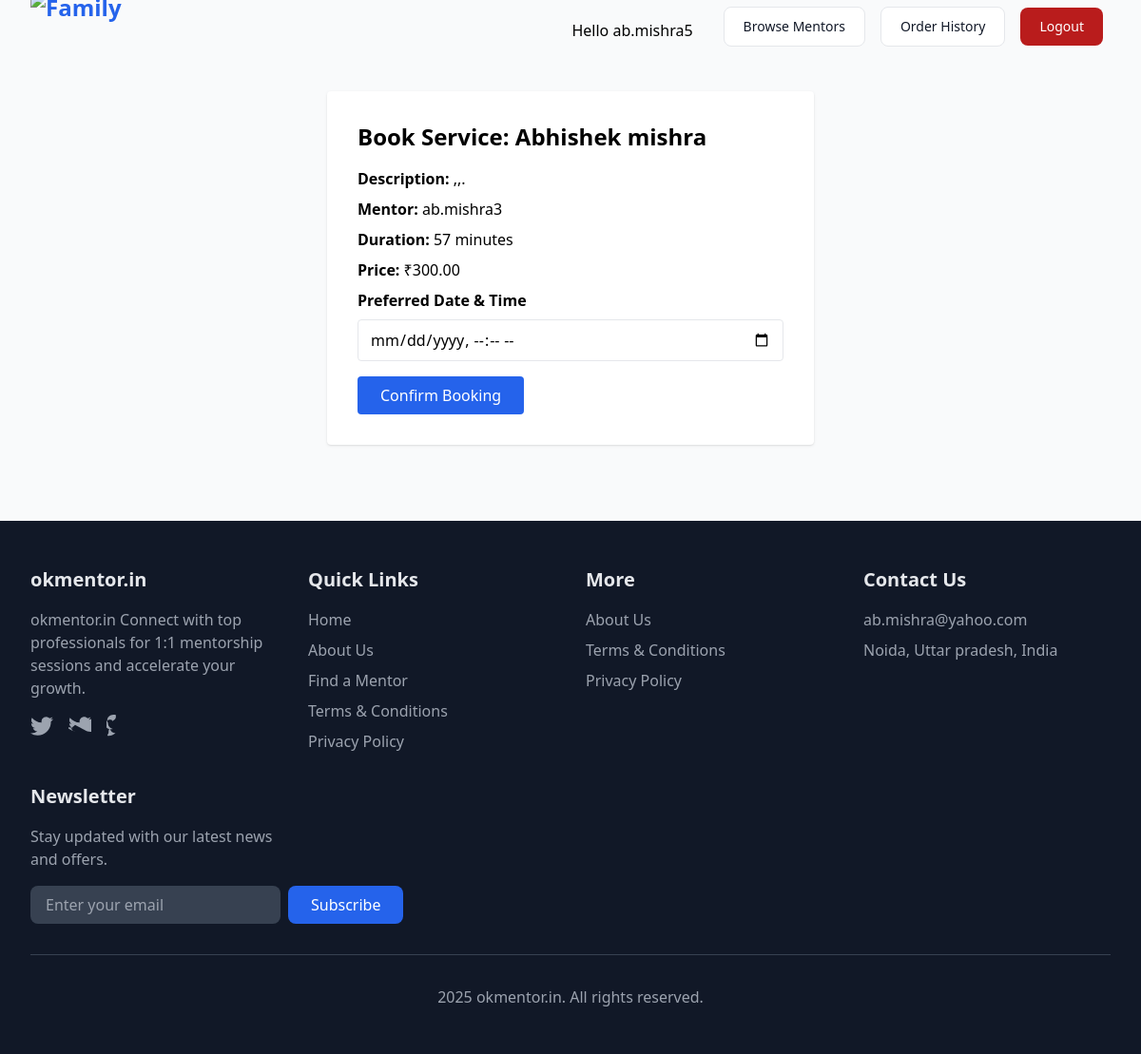
Page /book/service/1/ (signed in) on the committed database.
### marketplace/models.py (models this page shows, shortened)
class Service(models.Model):
    mentor = models.ForeignKey(MentorProfile, on_delete=models.CASCADE, related_name='services')
    name = models.CharField(max_length=100)
    description = models.TextField()
    duration_minutes = models.PositiveIntegerField()
    price = models.DecimalField(max_digits=8, decimal_places=2)

class MentorProfile(models.Model):
    user = models.OneToOneField(User, on_delete=models.CASCADE)
    bio = models.TextField(blank=True)
    expertise_tags = models.CharField(max_length=255, help_text="Comma-separated tags")
    domains = models.CharField(max_length=255, help_text="Comma-separated domains (tech, marketing, etc.)")
    is_mentor = models.BooleanField(default=False)
    calendar_link = models.URLField(blank=True)
    linkedin_url = models.URLField(blank=True)
    google_scholar_url = models.URLField(blank=True)
    profile_image = models.ImageField(upload_to='profile_images/', blank=True, null=True)
    category = models.CharField(max_length=100, blank=True)
    kyc_status = models.CharField(max_length=20, choices=[('pending','Pending'),('approved','Approved'),('rejected','Rejected')], default='pending')
    kyc_document = models.FileField(upload_to='kyc_docs/', blank=True, null=True)

### marketplace/book_service_view.py (the view, shortened to what this page needs)
# urls.py: path('book/service/<int:service_id>/', views.book_service, name='book_service'),
@login_required
def book_service(request, service_id):
    service = get_object_or_404(Service, pk=service_id)
    mentor = service.mentor
    return render(request, 'mentor/book_service.html', {'service': service})

### marketplace/templatetags/marketplace_extras.py (called while the page is built)
@register.filter
def is_mentor(user):
    try:
        return hasattr(user, 'mentorprofile') and user.mentorprofile.is_mentor
    except Exception:
        return False

### templates/mentor/book_service.html (shortened to what this page needs)
{% extends 'base.html' %}
{% block content %}
<div class="max-w-lg mx-auto bg-white p-8 rounded shadow">
    <h1 class="text-2xl font-bold mb-4">Book Service: {{ service.name }}</h1>
    <p class="mb-2"><strong>Description:</strong> {{ service.description }}</p>
    <p class="mb-2"><strong>Mentor:</strong> {{ service.mentor.user.get_full_name|default:service.mentor.user.username }}</p>
    <p class="mb-2"><strong>Duration:</strong> {{ service.duration_minutes }} minutes</p>
    <p class="mb-2"><strong>Price:</strong> ₹{{ service.price }}</p>
    {% if success %}
    <div class="p-4 mb-4 bg-green-100 border border-green-400 text-green-700 rounded">Booking successful! You will be contacted by your mentor soon.</div>
{% else %}
<form method="post">
        <label class="block font-semibold mb-2">Preferred Date & Time</label>
        <input type="datetime-local" name="scheduled_time" class="w-full border rounded px-3 py-2 mb-4" required>
        <button type="submit" class="bg-blue-600 text-white px-6 py-2 rounded hover:bg-blue-700 transition">Confirm Booking</button>
    </form>
{% endif %}
</div>
{% endblock %}

### templates/base.html (shortened to what this page needs)
{% load marketplace_extras %}
<!DOCTYPE html>
<html lang="en">
<head>
    <script src="https://cdn.tailwindcss.com"></script>
</head>
<body class="bg-gray-50 min-h-screen flex flex-col">
    <nav class=" sticky top-0 z-50">
      <div class="max-w-7xl mx-auto px-4 sm:px-6 lg:px-8">
        <div class="flex justify-between h-16 items-center">
          <div class="flex-shrink-0 flex items-center">
            <a href="/" class="text-2xl font-extrabold text-blue-600">
              <img src="https://iili.io/3XFNMXe.md.png" alt="Family" class="w-30 h-20">
            </a>
          </div>
          <div class="hidden md:flex md:items-center md:space-x-4">
            <span class="ml-4 mr-4">Hello {{ user.username }}</span>
            <a href="{% url 'mentor_list' %}" class="py-2.5 px-5 me-2 mb-2 text-sm font-medium text-gray-900 focus:outline-none bg-white rounded-lg border border-gray-200 hover:bg-gray-100 hover:text-blue-700 focus:z-10 focus:ring-4 focus:ring-gray-100 dark:focus:ring-gray-700 dark:bg-gray-800 dark:text-gray-400 dark:border-gray-600 dark:hover:text-white dark:hover:bg-gray-700">Browse Mentors</a>
            {% if user.is_authenticated %}
              <a href="{% url 'user_order_history' %}" class="py-2.5 px-5 me-2 mb-2 text-sm font-medium text-gray-900 focus:outline-none bg-white rounded-lg border border-gray-200 hover:bg-gray-100 hover:text-blue-700 focus:z-10 focus:ring-4 focus:ring-gray-100 dark:focus:ring-gray-700 dark:bg-gray-800 dark:text-gray-400 dark:border-gray-600 dark:hover:text-white dark:hover:bg-gray-700">Order History</a>
              <form method="post" action="{% url 'logout' %}" style="display:inline;">
                <button type="submit" class="focus:outline-none text-white bg-red-700 hover:bg-red-800 focus:ring-4 focus:ring-red-300 font-medium rounded-lg text-sm px-5 py-2.5 me-2 mb-2 dark:bg-red-600 dark:hover:bg-red-700 dark:focus:ring-red-900">Logout</button>
              </form>
            {% endif %}
          </div>
        </div>
      </div>
    </nav>
    <main class="flex-1 container mx-auto py-8">
        {% block content %}{% endblock %}
    </main>
<footer class="bg-gray-900 text-gray-200 mt-12">
    <div class="max-w-7xl mx-auto px-4 sm:px-6 lg:px-8 py-12">
        <div class="grid grid-cols-1 md:grid-cols-4 gap-8">
            <div>
                <h3 class="text-xl font-bold mb-4">okmentor.in</h3>
                <p class="text-gray-400 mb-4">okmentor.in  Connect with top professionals for 1:1 mentorship sessions and accelerate your growth.</p>
                <div class="flex space-x-4">
                    <a href="#" class="text-gray-400 hover:text-white">
                    </a>
                    <a href="#" class="text-gray-400 hover:text-white">
                    </a>
                    <a href="#" class="text-gray-400 hover:text-white">
                    </a>
                </div>
            </div>
            <div>
                <h3 class="text-xl font-bold mb-4">Quick Links</h3>
                <ul class="space-y-2">
                    <li><a href="{% url 'home' %}" class="text-gray-400 hover:text-white transition">Home</a></li>
                    <li><a href="{% url 'about' %}" class="text-gray-400 hover:text-white transition">About Us</a></li>
                    <li><a href="{% url 'mentor_list' %}" class="text-gray-400 hover:text-white transition">Find a Mentor</a></li>
                    <li><a href="{% url 'terms' %}" class="text-gray-400 hover:text-white transition">Terms & Conditions</a></li>
                    <li><a href="{% url 'privacy' %}" class="text-gray-400 hover:text-white transition">Privacy Policy</a></li>
                </ul>
            </div>
            <div>
                <h3 class="text-xl font-bold mb-4">More</h3>
                <ul class="space-y-2">
                    <li><a href="{% url 'about' %}" class="text-gray-400 hover:text-white transition">About Us</a></li>
                    <li><a href="{% url 'terms' %}" class="text-gray-400 hover:text-white transition">Terms & Conditions</a></li>
                    <li><a href="{% url 'privacy' %}" class="text-gray-400 hover:text-white transition">Privacy Policy</a></li>
                </ul>
            </div>
            <div>
                <h3 class="text-xl font-bold mb-4">Contact Us</h3>
                <ul class="space-y-2">
                    <li><a href="mailto:ab.mishra@yahoo.com" class="text-gray-400 hover:text-white transition">ab.mishra@yahoo.com</a></li>
                   <li><a href="#" class="text-gray-400 hover:text-white transition">Noida, Uttar pradesh,  India</a></li>
                </ul>
            </div>
            <div>
                <h3 class="text-xl font-bold mb-4">Newsletter</h3>
                <p class="text-gray-400 mb-4">Stay updated with our latest news and offers.</p>
                <form class="flex flex-col sm:flex-row gap-2">
                    <input type="email" placeholder="Enter your email" class="flex-1 px-4 py-2 rounded-lg bg-gray-700 text-white focus:outline-none focus:ring-2 focus:ring-blue-500">
                    <button type="submit" class="px-6 py-2 bg-blue-600 text-white rounded-lg hover:bg-blue-700 transition">Subscribe</button>
                </form>
            </div>
        </div>
        <div class="border-t border-gray-700 mt-8 pt-8 text-center">
            <p class="text-gray-400"> 2025 okmentor.in. All rights reserved.</p>
        </div>
    </div>
</footer>
</body>
</html>

### rows in the picture
Service: name "Abhishek mishra", description ",,.", mentor.user.get_full_name "ab.mishra3", duration_minutes "57", price "300.00"

### other values in the picture
{{ user.username }} "ab.mishra5"
